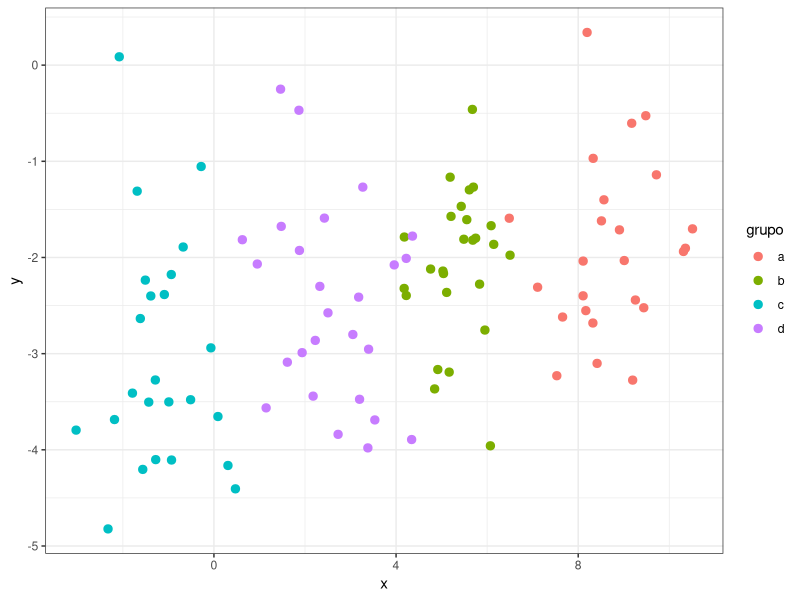
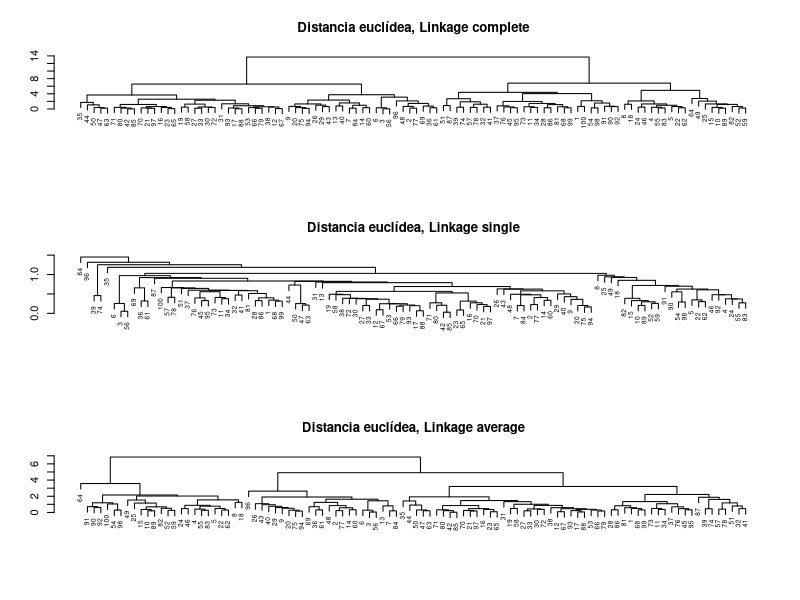
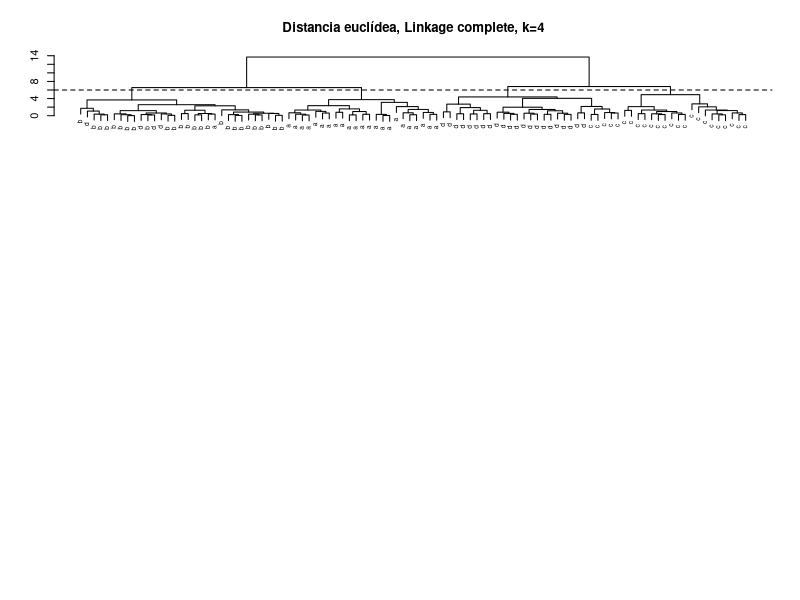

Source code (R) for these figures, in order:
## ---- chunk 1
library(magrittr)
library(dplyr)
library(ggplot2)
set.seed(123)
# Se simulan datos aleatorios con dos dimensiones
datos <- matrix(rnorm(n = 100*2), nrow = 100, ncol = 2,
                dimnames = list(NULL,c("x", "y")))
datos <- as.data.frame(datos)

# Se determina la media que va a tener cada grupo en cada una de las dos dimensiones. En total 2*4 medias. 

# Este valor se utiliza para separar cada grupo de los demás.
media_grupos <- matrix(rnorm(n = 8, mean = 0, sd = 4), nrow = 4, ncol = 2,
                       dimnames = list(NULL, c("media_x", "media_y")))
media_grupos <- as.data.frame(media_grupos)
media_grupos <- media_grupos %>% mutate(grupo = c("a","b","c","d"))

# Se genera un vector que asigne aleatoriamente cada observación a uno de
# los 4 grupos
datos <- datos %>% mutate(grupo = sample(x = c("a","b","c","d"),
                                         size = 100,
                                         replace = TRUE))

# Se incrementa el valor de cada observación con la media correspondiente al
# grupo asignado.
datos <- left_join(datos, media_grupos, by = "grupo")
datos <- datos %>% mutate(x = x + media_x,
                          y = y + media_y)
datos <- datos %>% select(grupo, x, y)
ggplot(data = datos, aes(x = x, y = y, color = grupo)) +
  geom_point(size = 2.5) +
  theme_bw()
## ---- chunk 2
# Se calculan las distancias
matriz_distancias <- dist(x = datos[, c("x", "y")], method = "euclidean")
set.seed(567)
hc_euclidea_completo <- hclust(d = matriz_distancias, method = "complete")
hc_euclidea_single   <- hclust(d = matriz_distancias, method = "single")
hc_euclidea_average  <- hclust(d = matriz_distancias, method = "average")
## ---- chunk 3
par(mfrow = c(3,1))
plot(x = hc_euclidea_completo, cex = 0.6, xlab = "", ylab = "", sub = "",
     main = "Distancia euclídea, Linkage complete")
## ---- chunk 4
plot(x = hc_euclidea_single, cex = 0.6, xlab = "", ylab = "", sub = "",
     main = "Distancia euclídea, Linkage single")
## ---- chunk 5
plot(x = hc_euclidea_average, cex = 0.6, xlab = "", ylab = "", sub = "",
     main = "Distancia euclídea, Linkage average")
## ---- chunk 6
cutree(hc_euclidea_completo, k = 4)
## ---- chunk 7
cutree(hc_euclidea_completo, h = 6)
## ---- chunk 8
plot(x = hc_euclidea_completo, cex = 0.6, sub = "",
     main = "Distancia euclídea, Linkage complete, k=4",
     xlab = "", ylab = "", labels = datos[, "grupo"])
abline(h = 6, lty = 2)
## ---- chunk 9
table(cutree(hc_euclidea_completo, h = 6), datos[, "grupo"])
